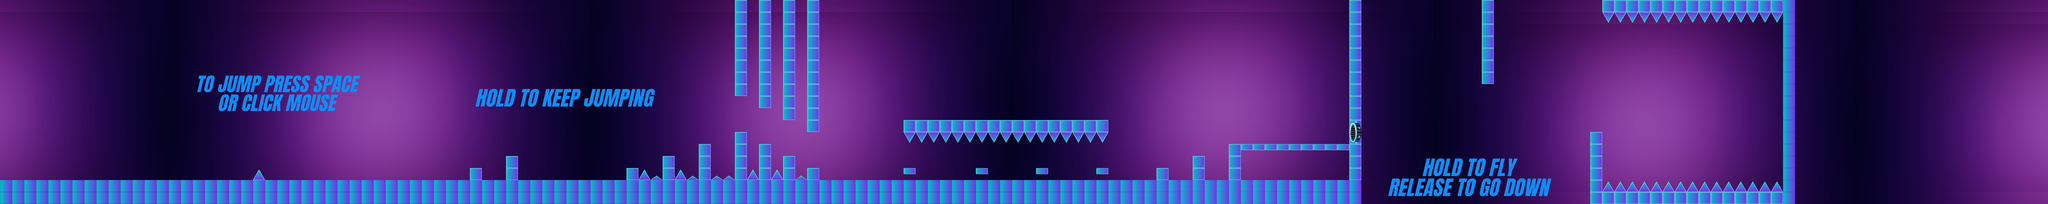

A level layout from a 2D game, rendered from its tile map. Below: a short description, then the map file with tile-grid data replaced by summaries:
An orthogonal 170x17 tile map with 64x64 px tiles, 4 tile layers (bg, text, Tile Layer 1, portal), 5 tilesets and 108 objects (84x spike, player, Portal, spikie, end).

<map version="1.10" tiledversion="1.10.2" orientation="orthogonal" renderorder="right-down" width="170" height="17" tilewidth="64" tileheight="64" infinite="0" nextlayerid="38" nextobjectid="200">
 <tileset firstgid="1" source="Black And Blue Modern Gaming Twitch Banner.tsx" />
 <tileset firstgid="491" source="tiles1.tsx" />
 <tileset firstgid="591" source="jump.tsx" />
 <tileset firstgid="592" source="hold.tsx" />
 <tileset firstgid="593" source="fly.tsx" />
 <layer id="33" name="bg" width="170" height="17">
  <data>[2890 cells, 2555 non-empty, 491 distinct tile ids]</data>
 </layer>
 <layer id="34" name="text" width="170" height="17">
  <data>[2890 cells, 4 non-empty, 4 distinct tile ids]</data>
 </layer>
 <layer id="35" name="Tile Layer 1" width="170" height="17">
  <data>[2890 cells, 868 non-empty, 427 distinct tile ids]</data>
 </layer>
 <layer id="36" name="portal" width="170" height="17">
  <data>[2890 cells, 2 non-empty, 2 distinct tile ids]</data>
 </layer>
 <objectgroup id="3" name="objects">
  <object id="2" name="player" x="1088" y="896" width="64" height="64" />
  <object id="3" x="896" y="960">
   <polygon points="0,0 6338.67,0 6338.67,128 0,128" />
  </object>
  <object id="5" x="2496" y="960">
   <polygon points="0,0 0,-64 64,-64 64,0 63.3333,0" />
  </object>
  <object id="6" x="2688" y="960">
   <polygon points="0,0 0,-128 64,-128 64,0" />
  </object>
  <object id="7" x="3328" y="960">
   <polygon points="0,0 0,-64 64,-64 64,0" />
  </object>
  <object id="45" x="6144" y="960">
   <polygon points="0,0 0,-64 64,-64 64,0" />
  </object>
  <object id="25" x="4288" y="960">
   <polygon points="0,0 0,-64 64,-64 64,0" />
  </object>
  <object id="8" x="3520" y="960">
   <polygon points="0,0 0,-128 64,-128 64,0 60.6667,0.666667" />
  </object>
  <object id="46" x="6336" y="960">
   <polygon points="0,0 0,-128 64,-128 64,0 60.6667,0.666667" />
  </object>
  <object id="9" x="3712" y="960">
   <polygon points="0,0 0,-192 2.66667,-191.333 64,-192 64,0" />
  </object>
  <object id="10" x="3903.87" y="960">
   <polygon points="0,0 0,-255.667 64.2513,-255.667 64.2513,0 0,0" />
  </object>
  <object id="11" x="4032" y="960">
   <polygon points="0,0 0,-192 64,-192 64,0" />
  </object>
  <object id="12" x="4160" y="960">
   <polygon points="0,0 0,-128.333 64,-128.333 64,0" />
  </object>
  <object id="13" name="spike" x="1344" y="960">
   <polygon points="0,0 31.8182,-56.1818 64,0" />
  </object>
  <object id="14" name="spike" x="3392" y="960">
   <polygon points="0,0 31.6364,-55.8182 64,0" />
  </object>
  <object id="16" name="spike" x="3584" y="960">
   <polygon points="0,0 31.4545,-55.8182 64,0" />
  </object>
  <object id="56" name="spike" x="3968" y="960">
   <polygon points="0,0 31.4545,-55.8182 64,0" />
  </object>
  <object id="76" name="spike" x="8512" y="1024">
   <polygon points="0,0 31.4545,-55.8182 64,0" />
  </object>
  <object id="77" name="spike" x="8576" y="1024">
   <polygon points="0,0 31.4545,-55.8182 64,0" />
  </object>
  <object id="79" name="spike" x="8640" y="1024">
   <polygon points="0,0 31.4545,-55.8182 64,0" />
  </object>
  <object id="80" name="spike" x="8704" y="1024">
   <polygon points="0,0 31.4545,-55.8182 64,0" />
  </object>
  <object id="81" name="spike" x="8768" y="1024">
   <polygon points="0,0 31.4545,-55.8182 64,0" />
  </object>
  <object id="82" name="spike" x="8832" y="1024">
   <polygon points="0,0 31.4545,-55.8182 64,0" />
  </object>
  <object id="83" name="spike" x="8896" y="1024">
   <polygon points="0,0 31.4545,-55.8182 64,0" />
  </object>
  <object id="84" name="spike" x="8960" y="1024">
   <polygon points="0,0 31.4545,-55.8182 64,0" />
  </object>
  <object id="85" name="spike" x="9024" y="1024">
   <polygon points="0,0 31.4545,-55.8182 64,0" />
  </object>
  <object id="86" name="spike" x="9088" y="1024">
   <polygon points="0,0 31.4545,-55.8182 64,0" />
  </object>
  <object id="87" name="spike" x="9152" y="1024">
   <polygon points="0,0 31.4545,-55.8182 64,0" />
  </object>
  <object id="88" name="spike" x="9216" y="1024">
   <polygon points="0,0 31.4545,-55.8182 64,0" />
  </object>
  <object id="89" name="spike" x="9280" y="1024">
   <polygon points="0,0 31.4545,-55.8182 64,0" />
  </object>
  <object id="90" name="spike" x="9344" y="1024">
   <polygon points="0,0 31.4545,-55.8182 64,0" />
  </object>
  <object id="91" name="spike" x="9408" y="1024">
   <polygon points="0,0 31.4545,-55.8182 64,0" />
  </object>
  <object id="57" name="spike" x="4096" y="960">
   <polygon points="0,0 31.4545,-55.8182 64,0" />
  </object>
  <object id="22" name="spike" x="3904" y="513.333">
   <polygon points="0,0 64,0 64,-129.333 0,-129.333 0,0" />
  </object>
  <object id="23" name="spike" x="4032" y="574.667">
   <polygon points="0,0 64,0 64,-190.667 0,-190.667" />
  </object>
  <object id="24" name="spike" x="4160" y="638.667">
   <polygon points="0,0 64.2667,0 64.2667,-254.667 0,-254.667" />
  </object>
  <object id="31" name="spike" x="4288" y="704">
   <polygon points="0,0 64.2667,0 64.2667,-254.667 0,-254.667" />
  </object>
  <object id="71" name="spike" x="7872" y="448">
   <polygon points="0,0 64.2667,0 64.2667,-448 0,-448" />
  </object>
  <object id="72" name="spike" x="8448" y="1088">
   <polygon points="0,0 64.2667,0 64.2667,-384.667 0,-384.667" />
  </object>
  <object id="36" x="4800.55" y="928.042">
   <polygon points="0,0 62.8333,0 62.8333,-31.875 0,-31.875" />
  </object>
  <object id="65" x="5184.08" y="928.667">
   <polygon points="0,0 63.7083,0 63.7083,-32.375 0,-32.375" />
  </object>
  <object id="48" x="6592.09" y="800.25">
   <polygon points="0,0 640.333,0 640.333,-32.25 0,-32.25" />
  </object>
  <object id="39" x="5504.58" y="927.333">
   <polygon points="0,0 62.0833,0 62.0833,-31.5 0,-31.5" />
  </object>
  <object id="40" x="5824.17" y="927.333">
   <polygon points="0,0 63.8333,0 63.8333,-30.875 0,-30.875" />
  </object>
  <object id="51" name="spike" x="3456" y="960">
   <polygon points="0,0 64,0 32,-23" />
  </object>
  <object id="52" name="spike" x="3648" y="960">
   <polygon points="0,0 64,0 32,-23.5" />
  </object>
  <object id="53" name="spike" x="3776" y="960">
   <polygon points="0,0 64,0 32,-23.5" />
  </object>
  <object id="54" name="spike" x="3840" y="960">
   <polygon points="0,0 64,0 32,-23.5" />
  </object>
  <object id="55" name="spike" x="4224" y="960">
   <polygon points="0,0 64,0 32,-23.5" />
  </object>
  <object id="70" name="Portal" x="7168" y="647.5" height="119" />
  <object id="73" x="8512" y="1024">
   <polygon points="0,0 960,0 960,64 0,64" />
  </object>
  <object id="98" name="spike" x="4864" y="704">
   <polygon points="0,0 64,0 33,57" />
  </object>
  <object id="100" name="spikie" x="4928" y="704">
   <polygon points="0,0 64,0 33,57" />
  </object>
  <object id="101" name="spike" x="4992" y="704">
   <polygon points="0,0 64,0 33,57" />
  </object>
  <object id="102" name="spike" x="5056" y="704">
   <polygon points="0,0 64,0 33,57" />
  </object>
  <object id="103" name="spike" x="5120" y="704">
   <polygon points="0,0 64,0 33,57" />
  </object>
  <object id="104" name="spike" x="5184" y="704">
   <polygon points="0,0 64,0 33,57" />
  </object>
  <object id="105" name="spike" x="5248" y="704">
   <polygon points="0,0 64,0 33,57" />
  </object>
  <object id="106" name="spike" x="5312" y="704">
   <polygon points="0,0 64,0 33,57" />
  </object>
  <object id="107" name="spike" x="5376" y="704">
   <polygon points="0,0 64,0 33,57" />
  </object>
  <object id="108" name="spike" x="5440" y="704">
   <polygon points="0,0 64,0 33,57" />
  </object>
  <object id="109" name="spike" x="5504" y="704">
   <polygon points="0,0 64,0 33,57" />
  </object>
  <object id="110" name="spike" x="5568" y="704">
   <polygon points="0,0 64,0 33,57" />
  </object>
  </objectgroup>
 <objectgroup id="37" name="spikes" />
</map>
<!-- 45 of 108 objects omitted -->